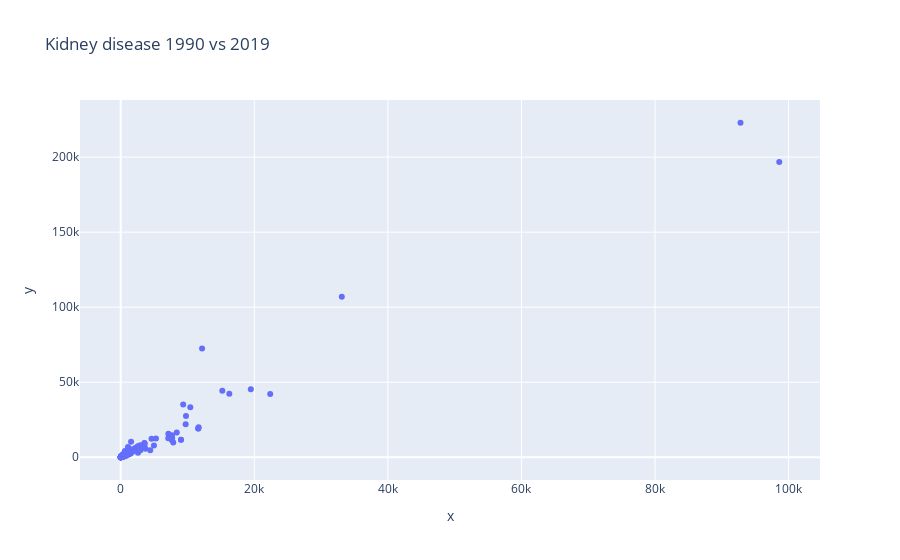

The cell this chart's notebook holds for it:
### Code cell
import plotly.express as px

fig = px.scatter( x = df_plot['1990'], y = df_plot['2019'],  labels= '2019', title= 'Kidney disease 1990 vs 2019')
fig.show()

### Figure 1 — Plotly figure (JSON) as saved in the notebook; plotly's stock layout.template omitted (floating-point values rounded to 4 significant figures; data arrays with more than 128 entries replaced by an {"elided": "..."} marker saying what was removed)
{"data": [{"hovertemplate": "x=%{x}<br>y=%{y}<extra></extra>", "legendgroup": "", "marker": {"color": "#636efa", "symbol": "circle"}, "mode": "markers", "name": "", "orientation": "v", "showlegend": false, "type": "scatter", "x": {"elided": "189 float values"}, "xaxis": "x", "y": {"elided": "189 float values"}, "yaxis": "y"}], "layout": {"autosize": true, "legend": {"tracegroupgap": 0}, "title": {"text": "Kidney disease 1990 vs 2019"}, "xaxis": {"anchor": "y", "autorange": true, "domain": [0, 1], "range": [-5819.0, 104400.0], "title": {"text": "x"}, "type": "linear"}, "yaxis": {"anchor": "x", "autorange": true, "domain": [0, 1], "range": [-18400.0, 241300.0], "title": {"text": "y"}, "type": "linear"}}}
